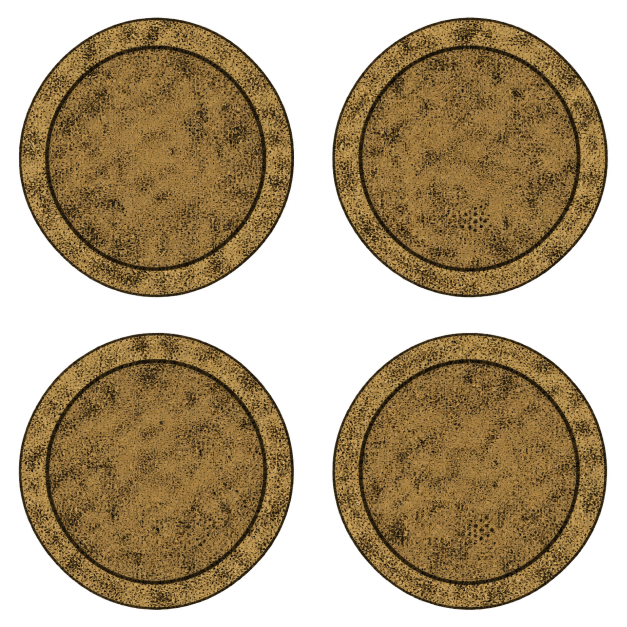
#> input picture docs/ref/images/assets/codex/coin_gold.png, 1254 x 1254 px, found by its file name (shown at 1/2 size)
$ python process.py
#> lines starting #> are read from the running program, lines starting #| are printed output that depends on the picture; after the words box and inside, x2 and y2 are one past the last pixel; in counts of white or black regions, pixels touching at a corner belong together
"""Codex 생성 원본 → public/images (시안 색에 맞춤, 동전 4종씩 잘라 160px, 바닥은 이음매 없이).
저장소 루트에서 실행: python3 docs/ref/images/assets/codex/process.py
"""
from PIL import Image, ImageOps
import numpy as np

G = 'docs/ref/images/assets/codex/'   # Codex 생성 원본
O = 'public/images/'
A = 'docs/ref/images/assets/'


def match(arr, src_mean, dst_mean, mask):
    """Per-channel linear gain so the masked mean moves from src_mean to dst_mean."""
    out = arr.astype(np.float32)
    for c in range(3):
        out[..., c] *= dst_mean[c] / src_mean[c]
    return np.clip(out, 0, 255)


def masked_mean(rgb, mask):
    return [float(rgb[..., c][mask].mean()) for c in range(3)]


# ---- coins: 2x2 sheets -> 4 coins each, color matched to mockup coin mean (160,119,52)
MOCK_COIN = (160, 119, 52)
gold = np.array(Image.open(G + 'coin_gold.png').convert('RGBA'))
#> gold is the input picture: shape (1254, 1254, 4); mean R, G, B, A 79.2, 61.1, 32, 152.8
gm = (gold[..., 3] > 200) & (gold[..., 0] > 90) & (gold[..., 0] > gold[..., 2] + 30)
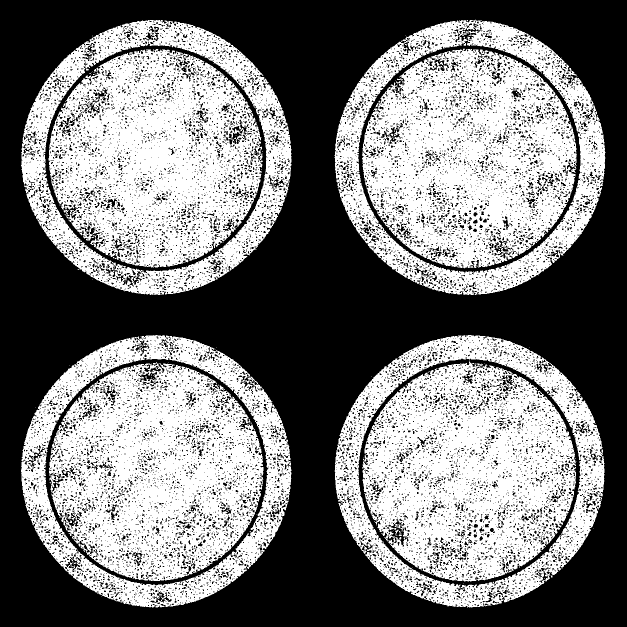
#> gm: shape (1254, 1254) bool (shown at 1/2 size); 47.7% white; 165 white regions (152 under 20 px), largest, box (x1, y1, x2, y2) and area: (724, 721, 1152, 1163) 125406, (724, 97, 1154, 537) 125267, (98, 726, 527, 1162) 124701
gain_src = masked_mean(gold[..., :3], gm)
#> gain_src = [148.9, 115.5, 61.12]
print('gold mean before', [round(x) for x in gain_src])
#| gold mean before [149, 115, 61]

for name in ('coin_gold', 'coin_blood'):
    im = np.array(Image.open(G + name + '.png').convert('RGBA'))
    rgb = match(im[..., :3], gain_src, MOCK_COIN, None)
#> in match, `out = arr.astype(np.float32)`:
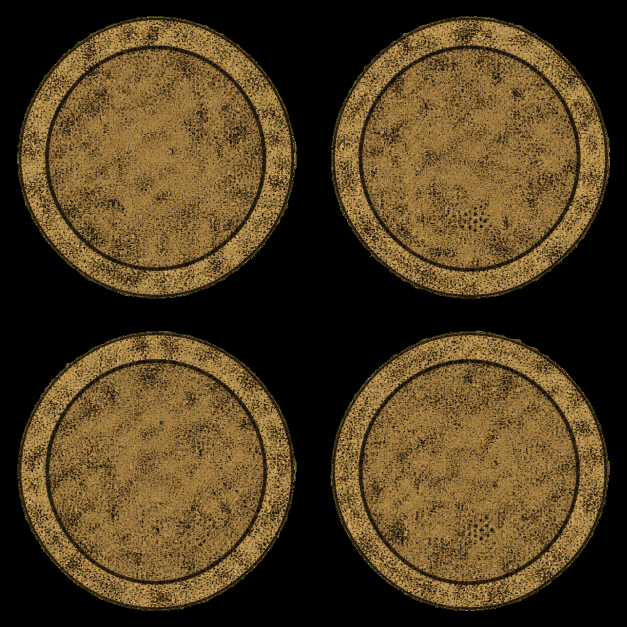
#> out: shape (1254, 1254, 3) float32 (shown at 1/2 size); mean R, G, B 79.2, 61.1, 32
    im = np.dstack([rgb.astype(np.uint8), im[..., 3]])
    sheet = Image.fromarray(im, 'RGBA')
    h = sheet.width // 2
#> h = 627
    for i, (cx, cy) in enumerate(((0, 0), (h, 0), (0, h), (h, h))):
        if name == 'coin_blood' and i not in (0, 3):
            continue   # 핏자국 금화는 1·4번만 쓴다 (s01.js COIN_SRC)
        c = sheet.crop((cx, cy, cx + h, cy + h))
        a = c.getchannel('A').point(lambda v: 255 if v > 24 else 0)
        c = c.crop(a.getbbox())
        s = max(c.size)
        sq = Image.new('RGBA', (s, s))
        sq.paste(c, ((s - c.width) // 2, (s - c.height) // 2))
        sq.resize((160, 160), Image.LANCZOS).save('%ss01/%s_%d.png' % (O, name, i + 1), optimize=True)
#> this loop made 4 passes
#> pass 1, `c = sheet.crop((cx, cy, cx + h, cy + h))`:
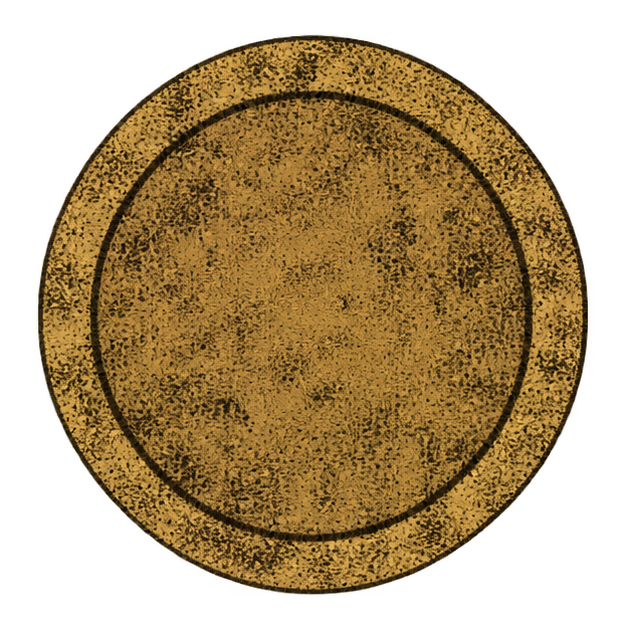
#> c: PIL image 627x627 RGBA; mean R, G, B, A 85, 63, 27, 153.4; transparent parts drawn white
#> pass 1, `a = c.getchannel('A').point(lambda v: 255 if v > 24 else 0)`:
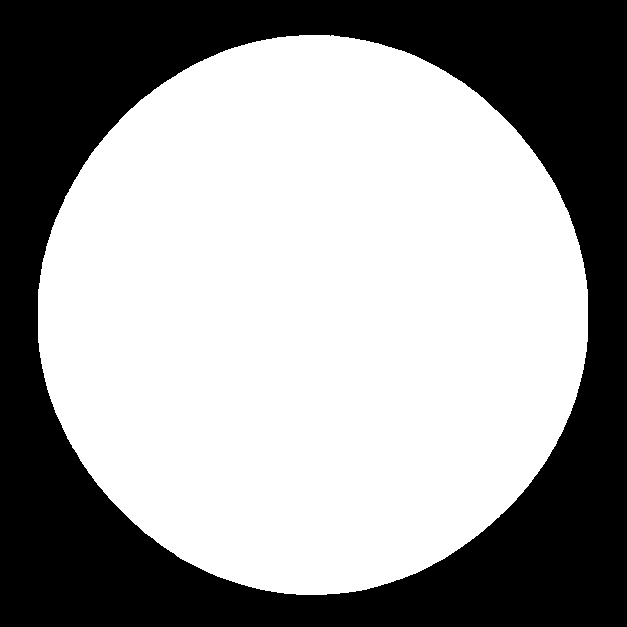
#> a: PIL image 627x627 L; 61% white; 1 black region, box (x1, y1, x2, y2) and area: (0, 0, 627, 627) 153241
#> pass 1, `c = c.crop(a.getbbox())`:
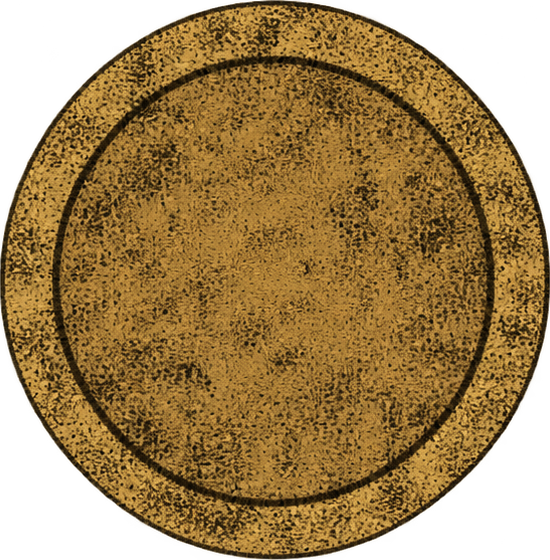
#> c: PIL image 550x560 RGBA; mean R, G, B, A 108.3, 80.2, 34.5, 195.7; transparent parts drawn white
#> after the loop:
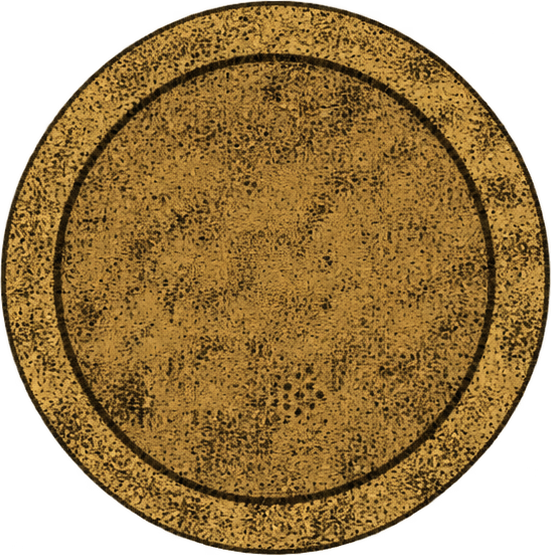
#> c: PIL image 551x555 RGBA; mean R, G, B, A 108.4, 80, 34.3, 195.5; transparent parts drawn white
#> after the loop:
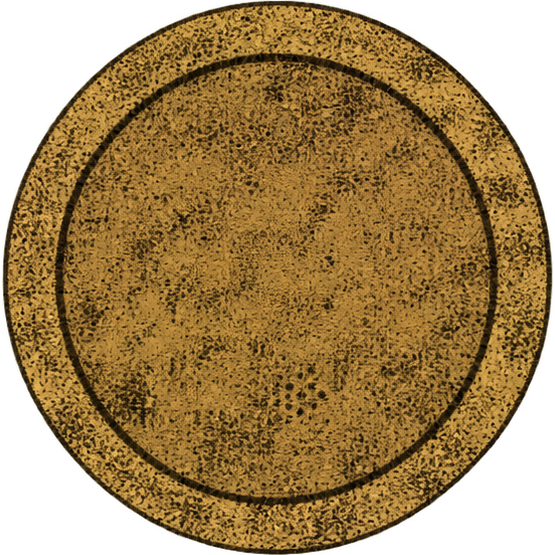
#> sq: PIL image 555x555 RGBA; mean R, G, B, A 107.6, 79.4, 34.1, 194.1; transparent parts drawn white
#> (the run stopped early here; a loop or call above may not have finished)
